Frame 1 (no input): blank canvas, image omitted
Frame 60 (no input): blank canvas, image omitted
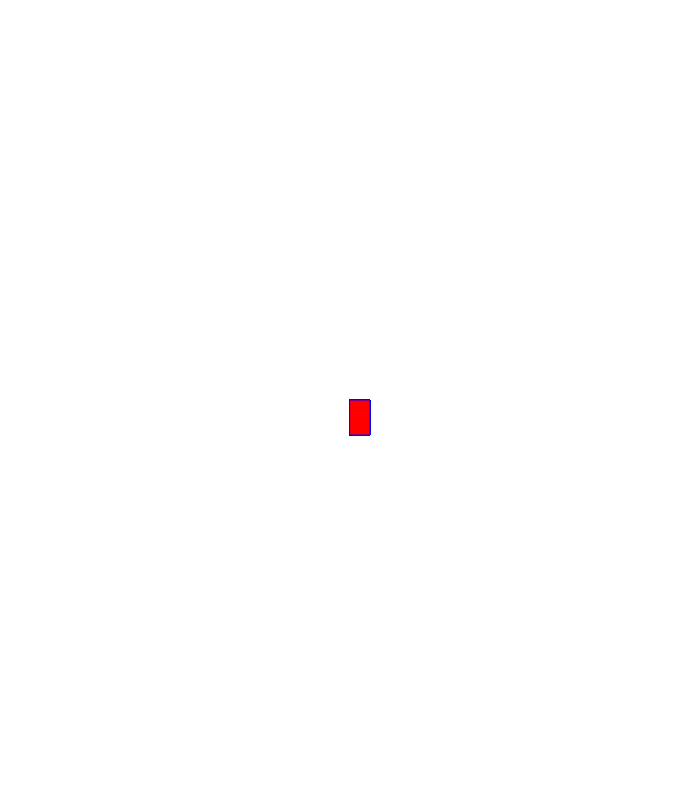
Frame 120 (the mouse pressed at the canvas centre since frame 60)

The p5.js sketch whose frames 1 and 60 were blank and that drew this single picture after the mouse press (run headless with seeded random() and noise() and a simulated clock; from frame 60 on, the mouse is pressed at the canvas centre):

// p5.js sketch
// ── sketch.js
function setup() {
    createCanvas(700, 800);
    background("white");
  }
  
  function draw() {
    stroke("blue");
    fill("red");
  
    // console.log(mouseIsPressed)
  
    if (mouseIsPressed) {
      rect(mouseX, mouseY, 20, 35);
    }
  }
  
